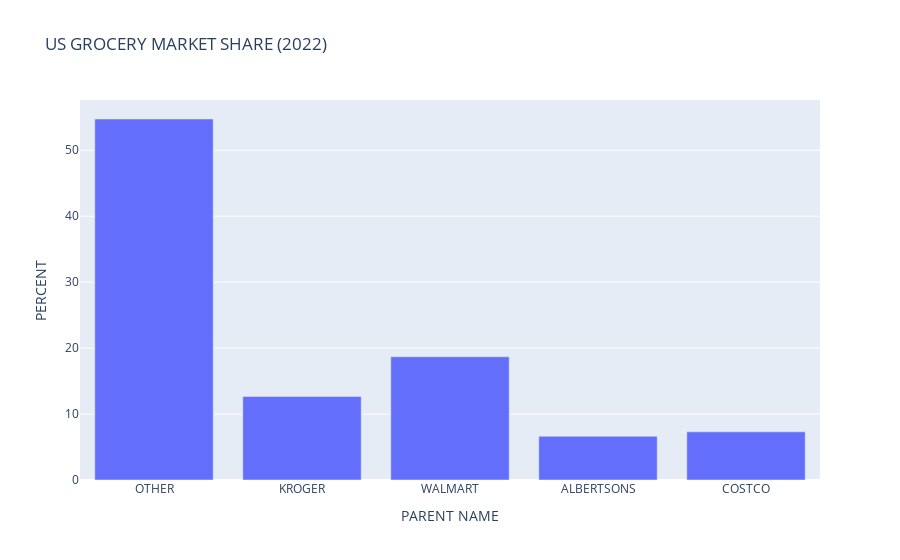

The notebook cell this image was saved under:
### Code cell
### Market Share = (Bussines Rev/Total Industry Rev) x 100
### Decided to Drop AHOLD DELHAIZE since it is insignifcant in terms of its value of 0.06 billion
market_share = supermarkets_2022.iloc[:,[-2,-1]]
market_share = market_share.drop_duplicates().reset_index().drop(columns="index").rename(columns={"PARENT TRUE SALES (BILLIONS)":"SALES (BILLIONS)"})
market_share["PERCENT"] = (market_share["SALES (BILLIONS)"] / market_share["SALES (BILLIONS)"].sum()) * 100
market_share.drop([4],inplace=True) 

fig = px.bar(market_share, x='PARENT NAME', y='PERCENT',title="US GROCERY MARKET SHARE (2022)")
fig.show()

### Figure 1 — Plotly figure (JSON) as saved in the notebook; plotly's stock layout.template omitted (floating-point values rounded to 4 significant figures)
{"data": [{"alignmentgroup": "True", "hovertemplate": "PARENT NAME=%{x}<br>PERCENT=%{y}<extra></extra>", "legendgroup": "", "marker": {"color": "#636efa", "pattern": {"shape": ""}}, "name": "", "offsetgroup": "", "orientation": "v", "showlegend": false, "textposition": "auto", "type": "bar", "x": ["OTHER", "KROGER", "WALMART", "ALBERTSONS", "COSTCO"], "xaxis": "x", "y": [54.73, 12.65, 18.68, 6.625, 7.303], "yaxis": "y"}], "layout": {"autosize": true, "barmode": "relative", "legend": {"tracegroupgap": 0}, "title": {"text": "US GROCERY MARKET SHARE (2022)"}, "xaxis": {"anchor": "y", "autorange": true, "domain": [0, 1], "range": [-0.5, 4.5], "title": {"text": "PARENT NAME"}, "type": "category"}, "yaxis": {"anchor": "x", "autorange": true, "domain": [0, 1], "range": [0, 57.62], "title": {"text": "PERCENT"}, "type": "linear"}}}
